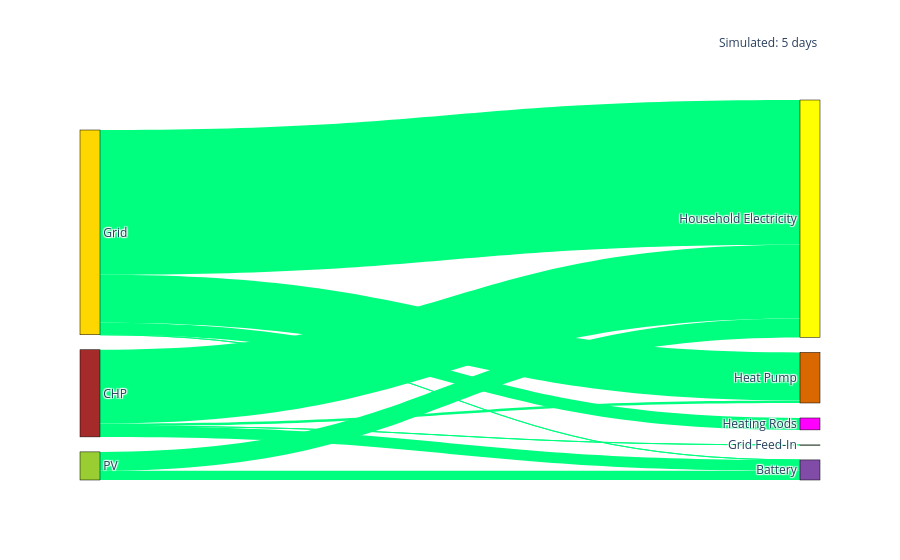

Write notebook code for a chart like this one.
### Markdown cell above
# Electrical Energy Balance

### Code cell
import plotly.graph_objects as go
electric_sankey = electric_sankey

# --- DRAW THE PLOT ---
fig = go.Figure(data=[go.Sankey(
    arrangement = "snap",
    valueformat = ".3s",
    valuesuffix = "Wh",
    
    # Define the Boxes (Nodes)
    node = dict(
      pad = 15,
      thickness = 20,
      line = dict(color = "black", width = 0.5),
      label = electric_sankey["node_labels"],
      color = electric_sankey["node_colors"]
    ),
    
    # Define the Arrows (Links)
    link = dict(
      source = electric_sankey["source_indices"],
      target = electric_sankey["target_indices"],
      value = electric_sankey["link_values"],
      color = electric_sankey["link_colors"]
    )
)])
fig.add_annotation(x=1.0, y=1.18, xref="paper", yref="paper", text=f"Simulated: {round(days_simulated)} days", showarrow=False,font=dict(size=12))
fig.show()

### Figure 1 — Plotly figure (JSON) as saved in the notebook; plotly's stock layout.template omitted (floating-point values rounded to 4 significant figures)
{"data": [{"arrangement": "snap", "link": {"color": ["springgreen", "springgreen", "springgreen", "springgreen", "springgreen", "springgreen", "springgreen", "springgreen", "springgreen", "springgreen"], "source": [7, 1, 7, 1, 1, 2, 2, 2, 2, 1], "target": [0, 0, 6, 6, 4, 0, 6, 4, 5, 3], "value": [368000.0, 423200.0, 740400.0, 2911000.0, 98650.0, 483.8, 5706000.0, 1895000.0, 469400.0, 1043.0]}, "node": {"color": ["rgba(75, 0, 130, 0.7)", "brown", "gold", "rgba(0, 168, 0, 0.5)", "rgba(217, 104, 0, 1)", "magenta", "yellow", "yellowgreen"], "label": ["Battery", "CHP", "Grid", "Grid Feed-In", "Heat Pump", "Heating Rods", "Household Electricity", "PV"], "line": {"color": "black", "width": 0.5}, "pad": 15, "thickness": 20}, "type": "sankey", "valueformat": ".3s", "valuesuffix": "Wh"}], "layout": {"annotations": [{"font": {"size": 12}, "showarrow": false, "text": "Simulated: 5 days", "x": 1, "xref": "paper", "y": 1.18, "yref": "paper"}]}}
